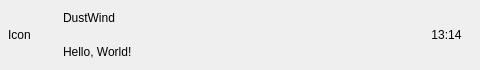
<?xml version="1.0" encoding="UTF-8"?>
<ui version="4.0">
 <class>ChatUserWid</class>
 <widget class="QWidget" name="ChatUserWid">
  <property name="geometry">
   <rect>
    <x>0</x>
    <y>0</y>
    <width>480</width>
    <height>70</height>
   </rect>
  </property>
  <property name="minimumSize">
   <size>
    <width>0</width>
    <height>70</height>
   </size>
  </property>
  <property name="maximumSize">
   <size>
    <width>16777215</width>
    <height>70</height>
   </size>
  </property>
  <property name="windowTitle">
   <string>Form</string>
  </property>
  <layout class="QHBoxLayout" name="horizontalLayout">
   <property name="spacing">
    <number>5</number>
   </property>
   <property name="leftMargin">
    <number>6</number>
   </property>
   <property name="topMargin">
    <number>2</number>
   </property>
   <property name="rightMargin">
    <number>6</number>
   </property>
   <property name="bottomMargin">
    <number>2</number>
   </property>
   <item>
    <widget class="QWidget" name="icon_wid" native="true">
     <property name="minimumSize">
      <size>
       <width>50</width>
       <height>50</height>
      </size>
     </property>
     <property name="maximumSize">
      <size>
       <width>50</width>
       <height>50</height>
      </size>
     </property>
     <widget class="QLabel" name="icon_label">
      <property name="geometry">
       <rect>
        <x>2</x>
        <y>2</y>
        <width>45</width>
        <height>45</height>
       </rect>
      </property>
      <property name="minimumSize">
       <size>
        <width>45</width>
        <height>45</height>
       </size>
      </property>
      <property name="maximumSize">
       <size>
        <width>45</width>
        <height>45</height>
       </size>
      </property>
      <property name="text">
       <string>Icon</string>
      </property>
     </widget>
     <widget class="QLabel" name="red_point">
      <property name="geometry">
       <rect>
        <x>27</x>
        <y>2</y>
        <width>30</width>
        <height>30</height>
       </rect>
      </property>
      <property name="minimumSize">
       <size>
        <width>30</width>
        <height>30</height>
       </size>
      </property>
      <property name="maximumSize">
       <size>
        <width>30</width>
        <height>30</height>
       </size>
      </property>
      <property name="text">
       <string/>
      </property>
     </widget>
    </widget>
   </item>
   <item>
    <widget class="QWidget" name="user_info_wid" native="true">
     <layout class="QVBoxLayout" name="verticalLayout">
      <property name="leftMargin">
       <number>2</number>
      </property>
      <property name="topMargin">
       <number>2</number>
      </property>
      <property name="rightMargin">
       <number>2</number>
      </property>
      <property name="bottomMargin">
       <number>2</number>
      </property>
      <item>
       <widget class="QLabel" name="user_name_label">
        <property name="text">
         <string>DustWind</string>
        </property>
       </widget>
      </item>
      <item>
       <widget class="QLabel" name="user_chat_label">
        <property name="text">
         <string>Hello, World!</string>
        </property>
       </widget>
      </item>
     </layout>
    </widget>
   </item>
   <item>
    <widget class="QWidget" name="time_wid" native="true">
     <property name="minimumSize">
      <size>
       <width>50</width>
       <height>50</height>
      </size>
     </property>
     <property name="maximumSize">
      <size>
       <width>50</width>
       <height>50</height>
      </size>
     </property>
     <layout class="QVBoxLayout" name="verticalLayout_2">
      <property name="spacing">
       <number>0</number>
      </property>
      <property name="leftMargin">
       <number>0</number>
      </property>
      <property name="topMargin">
       <number>0</number>
      </property>
      <property name="rightMargin">
       <number>0</number>
      </property>
      <property name="bottomMargin">
       <number>0</number>
      </property>
      <item>
       <widget class="QLabel" name="time_label">
        <property name="minimumSize">
         <size>
          <width>45</width>
          <height>45</height>
         </size>
        </property>
        <property name="maximumSize">
         <size>
          <width>45</width>
          <height>45</height>
         </size>
        </property>
        <property name="text">
         <string>13:14</string>
        </property>
        <property name="alignment">
         <set>Qt::AlignmentFlag::AlignCenter</set>
        </property>
       </widget>
      </item>
     </layout>
    </widget>
   </item>
  </layout>
 </widget>
 <resources/>
 <connections/>
</ui>
